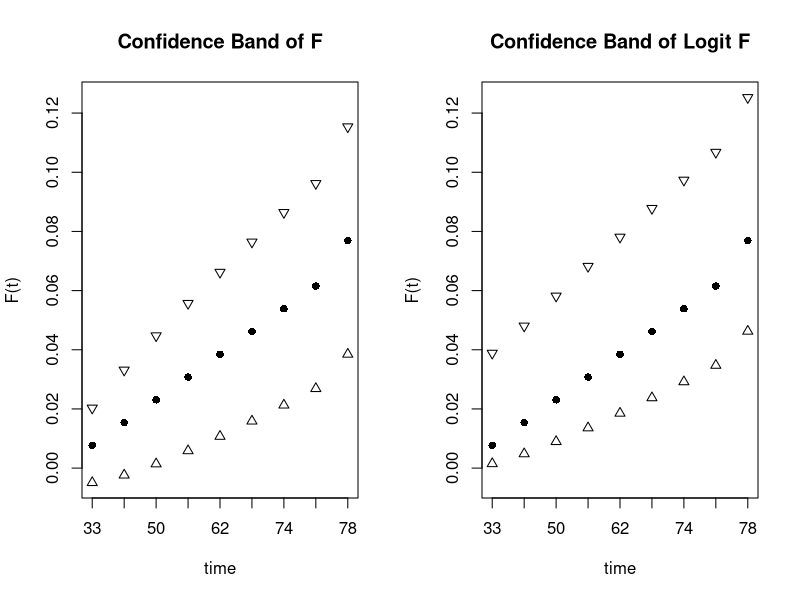
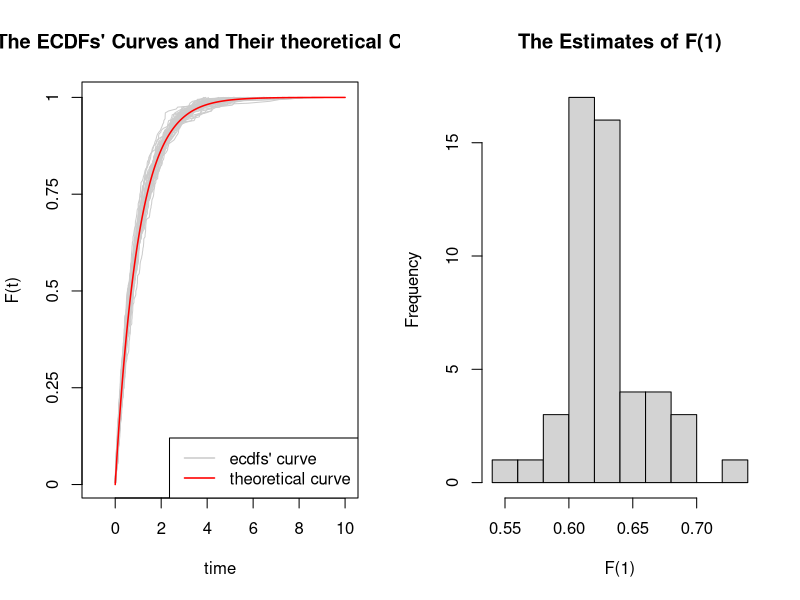
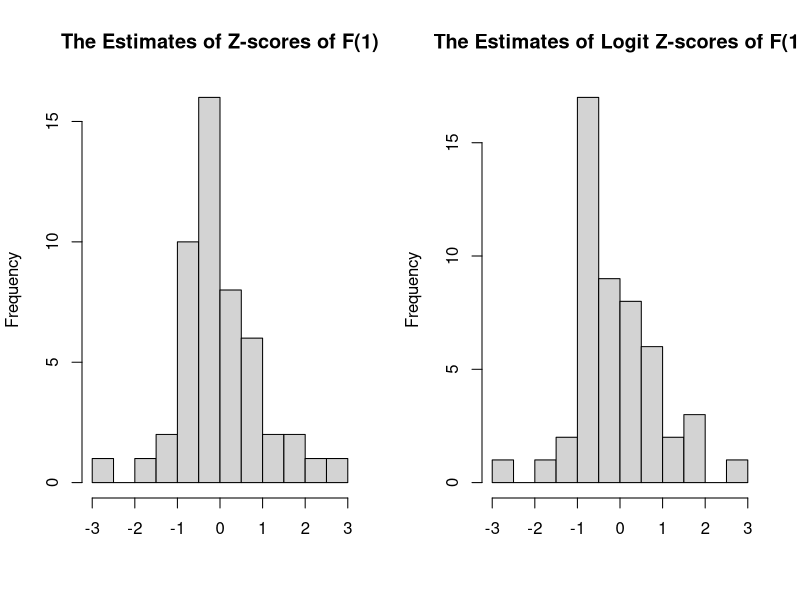
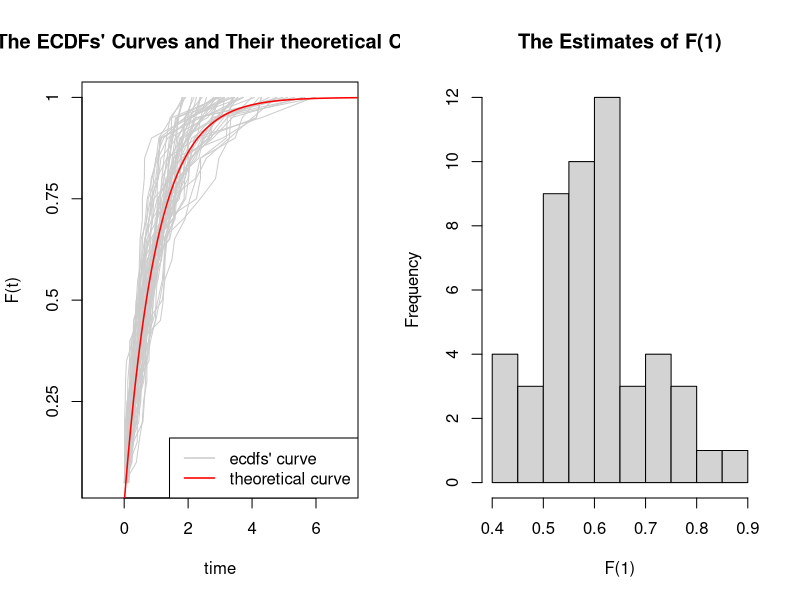
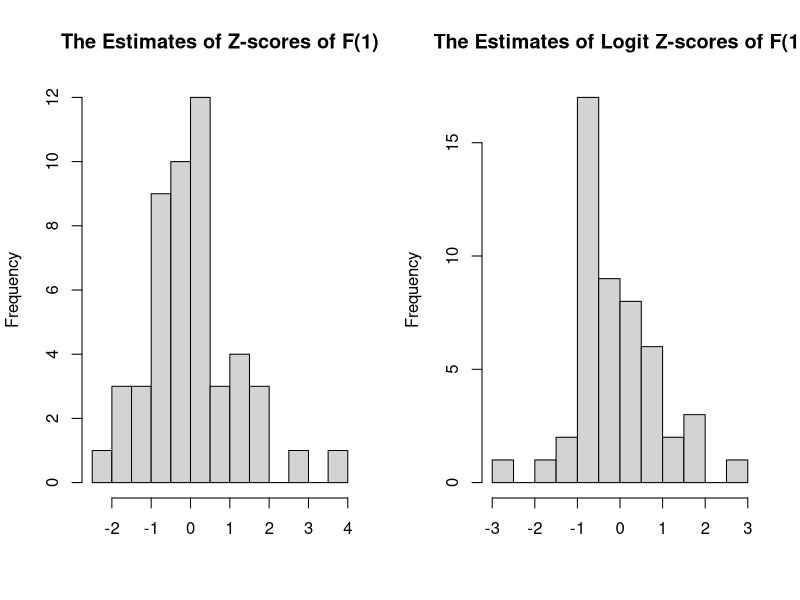
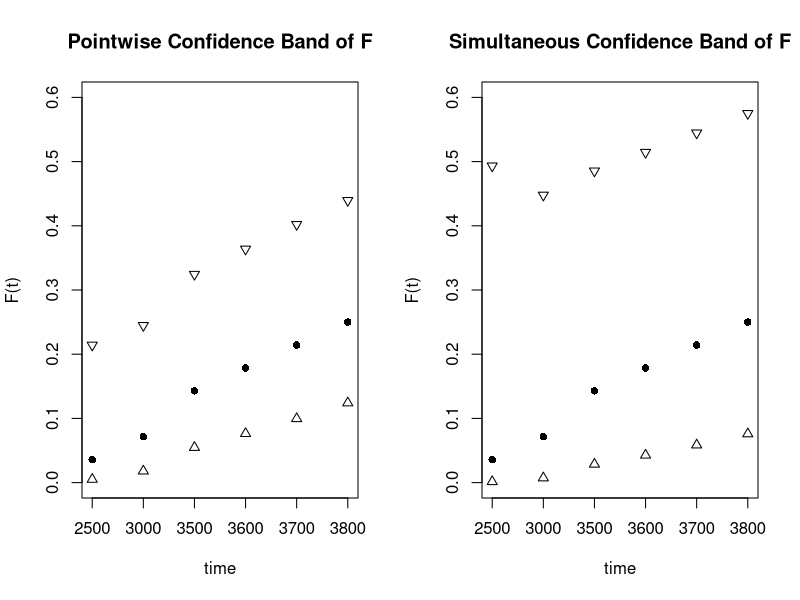
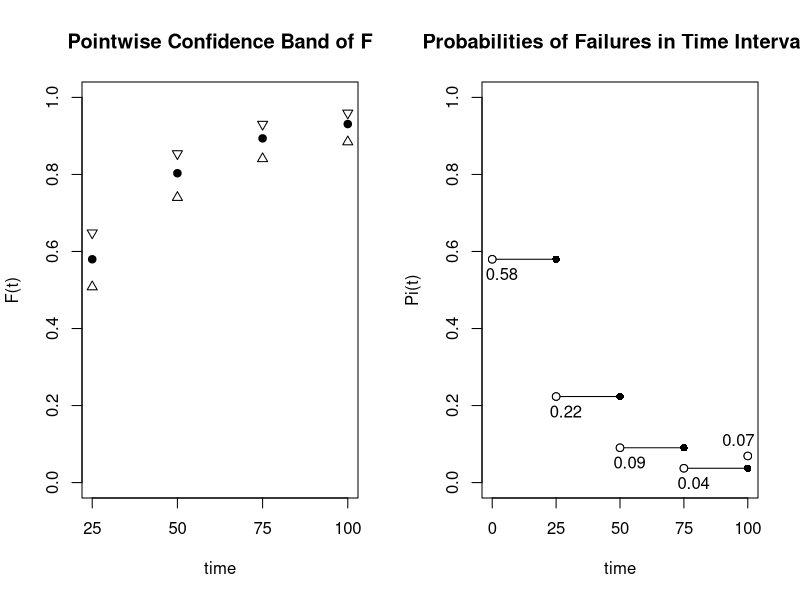
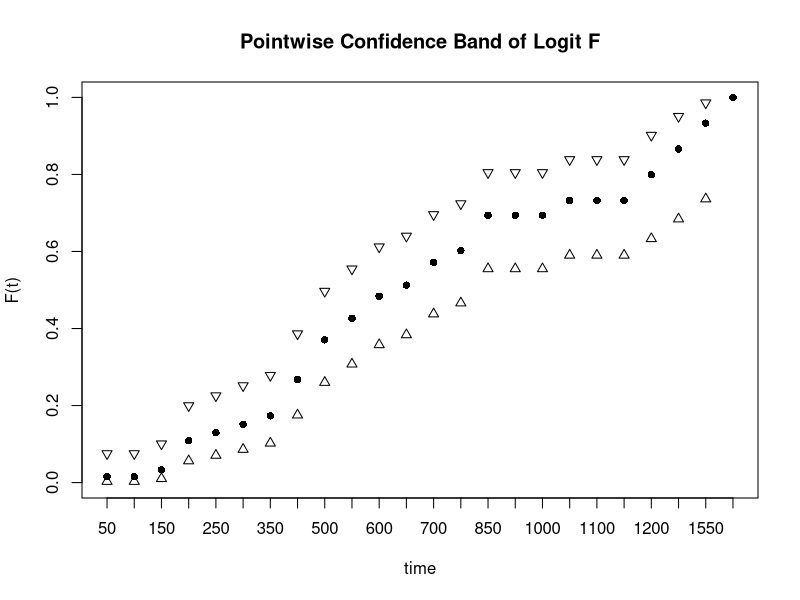

R code for these plots, in order:
library(boot)  # for logit transformation and its inverse

########## 3.4 

## (a)
t_i  <- c(0, 33, 46, 50, 59, 62, 71, 74, 75, 78)
d_i  <- c(0,  1,  1,  1,  1,  1,  1,  1,  1,  2)
n_i  <- c(130, sapply(1:10, function(j) 130 - sum(d_i[1:j]))[-10])
F_i  <- cumsum(d_i)/130
S_i  <- 1 - F_i
pi_i <- d_i/130
p_i  <- c(0, sapply(1:9, FUN = function(j) (pi_i[j+1])/S_i[j]))
# VF_i <- sapply(1:10, function(i, x_i = p_i/(n_i * (1 - p_i))) (S_i[i])^2*sum(x_i[1:i]) )
VF_i <-  F_i*(1 - F_i)/130
SE_F <- sqrt(VF_i)
# as.data.frame(round(cbind(t_i, n_i, d_i, pi_i, p_i, F_i, S_i, SE_F), 4)[-1, ])
as.data.frame(round(cbind(t_i, F_i, SE_F), 4)[-1, ])

## (b)
Flg <-  logit(F_i)
SE_Flg <- SE_F/(F_i*(1 - F_i))
z_val <- qnorm(.95)

F_CI_L <- F_i - z_val * SE_F
F_CI_U <- F_i + z_val * SE_F
Flg_CI_L <- inv.logit(Flg - z_val * SE_Flg)
Flg_CI_U <- inv.logit(Flg + z_val * SE_Flg)
FF <- as.data.frame(round(cbind(t_i, F_i, F_CI_L, F_CI_U, Flg_CI_L, Flg_CI_U), 4)[-1,])

pdf("3_4_b.pdf", width = 9, height = 5)
par(mfrow = c(1, 2))
plot(F_i[-1], ylim = c(min(FF[, 3:6], na.rm = T), max(FF[, 3:6], na.rm = T)), 
     pch = 16, xlab = "time", xaxt = "n", ylab = "F(t)", 
     main = "Confidence Band of F")
axis(1, at = 1:9, labels = t_i[-1])
points(F_CI_U[2:10],  pch = 25)
points(F_CI_L[2:10],  pch = 24)

plot(F_i[-1], ylim = c(min(FF[, 3:6], na.rm = T), max(FF[, 3:6], na.rm = T)), 
     pch = 16, xlab = "time", xaxt = "n", ylab = "F(t)", 
     main = "Confidence Band of Logit F")
axis(1, at = 1:9, labels = t_i[-1])
points(Flg_CI_U[2:10],  pch = 25)
points(Flg_CI_L[2:10],  pch = 24)
par(mfrow = c(1, 1))
dev.off()


## (c)
S_i_6 <- cumprod(1 - p_i)
F_i_7 <- 1 - S_i_6
cbind(t_i, F_i, F_i_7)


as.data.frame(round(cbind(t_i, F_i, F_i_7, SE_F, F_CI_L, F_CI_U, Flg_CI_L, Flg_CI_U), 4)[-1,])


########## 3.10
set.seed(6666666)
Ui <- sapply(1:50, function(j) runif(200, 0, 1))
Ti <- -log(1 - Ui)

## (a)
sapply(1:50, function(j) ecdf(Ti[, j]))

## (b)
Fhat1 <- sapply(1:50, function(j) sum(Ti[ ,j] < 1)/200 )


pdf("3_10_ab.pdf", width = 10, height = 5)
par(mfrow = c(1, 2))
plot(1:200 ~ sort(Ti[, 1]), type = "l", col = gray(.8), 
     yaxt = "n", xlim = c(-1, max(Ti)+1), 
     xlab = "time", ylab = "F(t)", main = "The ECDFs' Curves and Their theoretical Curve")
sapply(2:50, function(j) points(1:200 ~ sort(Ti[, j]), type = "l", col = gray(.8)))
points(seq(0, 10, 0.05), 200*(1-exp(-seq(0, 10, 0.05))), type = "l", 
       col = "red", lwd = 1.5)
axis(2, at = seq(0, 200, 50), labels = seq(0, 1, .25))
legend("bottomright", legend = c("ecdfs' curve", "theoretical curve")
       , lty = 1, lwd = 1.5, col = c(grey(.8), "red"))

hist(Fhat1, breaks = 10, main = "The Estimates of F(1)", xlab = "F(1)")
par(mfrow = c(1, 1))
dev.off()

## (c)
F1 <- 1 - exp(-1)
SEhat <- sqrt(Fhat1*(1-Fhat1)/200)
ZF <- (Fhat1 - F1)/SEhat

## (d)
Fhlog1 <- logit(Fhat1)
Flog1  <- logit(F1)
SElog <- SEhat/(Fhat1*(1-Fhat1))
Zlog <- (Fhlog1 - Flog1)/SElog

pdf("3_10_cd.pdf", width = 10, height = 5)
par(mfrow = c(1, 2))
hist(ZF, breaks = 10, main = "The Estimates of Z-scores of F(1)", xlab = "")
hist(Zlog, breaks = 10, main = "The Estimates of Logit Z-scores of F(1)", xlab = "")
par(mfrow = c(1, 1))
dev.off()


# group excercise ###################################################################

########## 3.11
Ui <- sapply(1:50, function(j) runif(20, 0, 1))
Ti <- -log(1 - Ui)
Fhat1 <- sapply(1:50, function(j) sum(Ti[ ,j] < 1)/20 )

pdf("3_11_1.pdf", width = 10, height = 5)
par(mfrow = c(1, 2))
plot(1:20 ~ sort(Ti[, 1]), type = "l", col = gray(.8), 
     yaxt = "n", xlim = c(-1, max(Ti)+1), 
     xlab = "time", ylab = "F(t)", main = "The ECDFs' Curves and Their theoretical Curve")
sapply(2:50, function(j) points(1:20 ~ sort(Ti[, j]), type = "l", col = gray(.8)))
points(seq(0, 10, 0.05), 20*(1-exp(-seq(0, 10, 0.05))), type = "l", 
       col = "red", lwd = 1.5)
axis(2, at = seq(0, 20, 5), labels = seq(0, 1, .25))
legend("bottomright", legend = c("ecdfs' curve", "theoretical curve")
       , lty = 1, lwd = 1.5, col = c(grey(.8), "red"))

hist(Fhat1, breaks = 10, main = "The Estimates of F(1)", xlab = "F(1)")
par(mfrow = c(1, 1))
dev.off()

F1 <- 1 - exp(-1)
SEhat <- sqrt(Fhat1*(1-Fhat1)/20)
ZF <- (Fhat1 - F1)/SEhat

pdf("3_11_2.pdf", width = 10, height = 5)
par(mfrow = c(1, 2))
hist(ZF, breaks = 10, main = "The Estimates of Z-scores of F(1)", xlab = "")
hist(Zlog, breaks = 10, main = "The Estimates of Logit Z-scores of F(1)", xlab = "")
par(mfrow = c(1, 1))
dev.off()


########## 3.12
ti <- c(2500, 3000, 3500, 3600, 3700, 3800)
di <- c(   1,    1,    2,    1,    1,    1)
ni <- c(28, 28 - cumsum(di))[-7]
## (b)
Fi <- cumsum(di)/28
## (c)
SE <-  sqrt(Fi*(1 - Fi)/28)


## (d)
Fl <-  logit(Fi)
SE_Fl <- SE/(Fi*(1 - Fi))
zval <- qnorm(.975)
Fl_CI_L <- inv.logit(Fl - zval * SE_Fl)
Fl_CI_U <- inv.logit(Fl + zval * SE_Fl)

## (e)
sg <- 28 * cumsum(di/(ni*(ni-di)))
Ki <- sg/(1+sg)
ez <- 3.21
wi <- exp(ez*SE/(Fi*(1 - Fi)))

Fs_CI_L <- Fi/(Fi + (1 - Fi)*wi)
Fs_CI_U <- Fi/(Fi + (1 - Fi)/wi)

as.data.frame(round(cbind(ti, Fi, SE, Fl_CI_L, Fl_CI_U, Fs_CI_L, Fs_CI_U), 4))


pdf("3_12_de.pdf", width = 9, height = 5)
par(mfrow = c(1, 2))
plot(Fi, ylim = c(0, 0.6), 
     pch = 16, xlab = "time", xaxt = "n", ylab = "F(t)", 
     main = "Pointwise Confidence Band of F")
axis(1, at = 1:6, labels = ti)
points(Fl_CI_U,  pch = 25)
points(Fl_CI_L,  pch = 24)

plot(Fi, ylim = c(0, 0.6), 
     pch = 16, xlab = "time", xaxt = "n", ylab = "F(t)", 
     main = "Simultaneous Confidence Band of F")
axis(1, at = 1:6, labels = ti)
points(Fs_CI_U,  pch = 25)
points(Fs_CI_L,  pch = 24)
par(mfrow = c(1, 1))
dev.off()


########## 3.17
ti <- 1:3
di <- c(4, 5, 2)
ni <- c(300, 197, 97)
pi <- di/ni
Si <- cumprod(1-pi)
Fi <- 1-Si
Vr <- Si^2*cumsum(pi/(ni*(1-pi)))
se <- sqrt(Vr)
zval <- qnorm(.975)
wi <- exp(zval*se/(Fi*(1 - Fi)))
CI_L <- Fi/(Fi + Si*wi)
CI_U <- Fi/(Fi + Si/wi)
as.data.frame(round(cbind(ti, Fi, se, CI_L, CI_U), 4))


########## 3.19
ti <- seq(25, 100, 25)
di <- c(109, 42, 17, 7)
ni <- c(sum(di)+13, sum(di)+13 - cumsum(di)[-4])
pi <- di/ni
Si <- cumprod(1-pi)
Fi <- 1-Si
Vr <- Si^2*cumsum(pi/(ni*(1-pi)))
se <- sqrt(Vr)
zval <- qnorm(.975)
wi <- exp(zval*se/(Fi*(1 - Fi)))
CI_L <- Fi/(Fi + Si*wi)
CI_U <- Fi/(Fi + Si/wi)
Pi <- c(di, 13)/188
as.data.frame(round(cbind(ti, pi, Fi, CI_L, CI_U), 4))

Pi <- c(di, 13)/188

pdf("3_19.pdf", width = 9, height = 5)
par(mfrow = c(1, 2))
plot(Fi, ylim = c(0, 1), 
     pch = 16, xlab = "time", xaxt = "n", ylab = "F(t)", 
     main = "Pointwise Confidence Band of F")
axis(1, at = 1:4, labels = ti)
points(CI_U,  pch = 25)
points(CI_L,  pch = 24)
points(Fi)

plot(Pi, pch = 1, ylim = c(0, 1), xaxt = "n", 
     ylab = "Pi(t)", xlab = "time", main = "Probabilities of Failures in Time Intervals")
sapply(1:4, function(i) segments(x0 = i, y0 = Pi[i], x1 = i+1, y1 = Pi[i]))
points(2:5, di/188, pch = 16)
points(Pi, pch = 16, col = "white")
points(Pi)
axis(1, at = 1:5, labels = c(0, ti))
text(x = c(1:4)+.15, y = Pi[1:4], labels = round(Pi[1:4], 2), pos = 1)
text(x = 5-.15, y = Pi[5], labels = round(Pi[5], 2), pos = 3)
par(mfrow = c(1, 1))
dev.off()

########## 3.21
ti <- c( 50, 100, 150, 200, 250, 300, 350, 400, 
        500, 550, 600, 650, 700, 750, 850, 900, 
       1000,1050,1100,1150,1200,1350,1550,1700)
di <- c(  1,   0,   1,   4,   1,   1,   1,   4, 
          4,   2,   2,   1,   2,   1,   3,   0,
          0,   1,   0,   0,   1,   1,   1,   1)
ri <- c(  5,   6,   1,   6,   2,   1,   2,   2,
          3,   1,   0,   0,   1,   0,   0,   1,
          1,   0,   1,   2,   0,   0,   0,   0)
ni <- c(68, 68 - cumsum(di + ri)[-24])
ar <- ni - 0.5*ri
pi <- di/ar
Si <- cumprod(1 - pi)
Fi <- 1 - Si
Vr <- Si^2*cumsum(pi/(ar*(1-pi)))
se <- sqrt(Vr)
zval <- qnorm(.95)
wi <- exp(zval*se/(Fi*(1 - Fi)))
CI_L <- Fi/(Fi + Si*wi)
CI_U <- Fi/(Fi + Si/wi)
as.data.frame(round(cbind(ti, Fi, se, CI_L, CI_U), 4))

pdf("3_21.pdf", width = 9, height = 5)

plot(Fi, ylim = c(0, 1), 
     pch = 16, xlab = "time", xaxt = "n", ylab = "F(t)", 
     main = "Pointwise Confidence Band of Logit F")
axis(1, at = 1:24, labels = ti)
points(CI_U,  pch = 25)
points(CI_L,  pch = 24)
dev.off()
